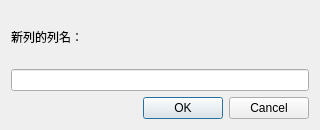
<?xml version="1.0" encoding="UTF-8"?>
<ui version="4.0">
 <class>Dialog_set_column_name</class>
 <widget class="QDialog" name="Dialog_set_column_name">
  <property name="windowModality">
   <enum>Qt::ApplicationModal</enum>
  </property>
  <property name="geometry">
   <rect>
    <x>0</x>
    <y>0</y>
    <width>320</width>
    <height>130</height>
   </rect>
  </property>
  <property name="font">
   <font>
    <family>Microsoft YaHei UI</family>
   </font>
  </property>
  <property name="windowTitle">
   <string>设置列名</string>
  </property>
  <layout class="QVBoxLayout" name="verticalLayout">
   <item>
    <widget class="QLabel" name="label">
     <property name="text">
      <string>新列的列名：</string>
     </property>
    </widget>
   </item>
   <item>
    <widget class="QLineEdit" name="lineEdit"/>
   </item>
   <item>
    <widget class="QDialogButtonBox" name="buttonBox">
     <property name="orientation">
      <enum>Qt::Horizontal</enum>
     </property>
     <property name="standardButtons">
      <set>QDialogButtonBox::Cancel|QDialogButtonBox::Ok</set>
     </property>
    </widget>
   </item>
  </layout>
 </widget>
 <resources/>
 <connections>
  <connection>
   <sender>buttonBox</sender>
   <signal>rejected()</signal>
   <receiver>Dialog_set_column_name</receiver>
   <slot>reject()</slot>
   <hints>
    <hint type="sourcelabel">
     <x>316</x>
     <y>260</y>
    </hint>
    <hint type="destinationlabel">
     <x>286</x>
     <y>274</y>
    </hint>
   </hints>
  </connection>
 </connections>
</ui>
